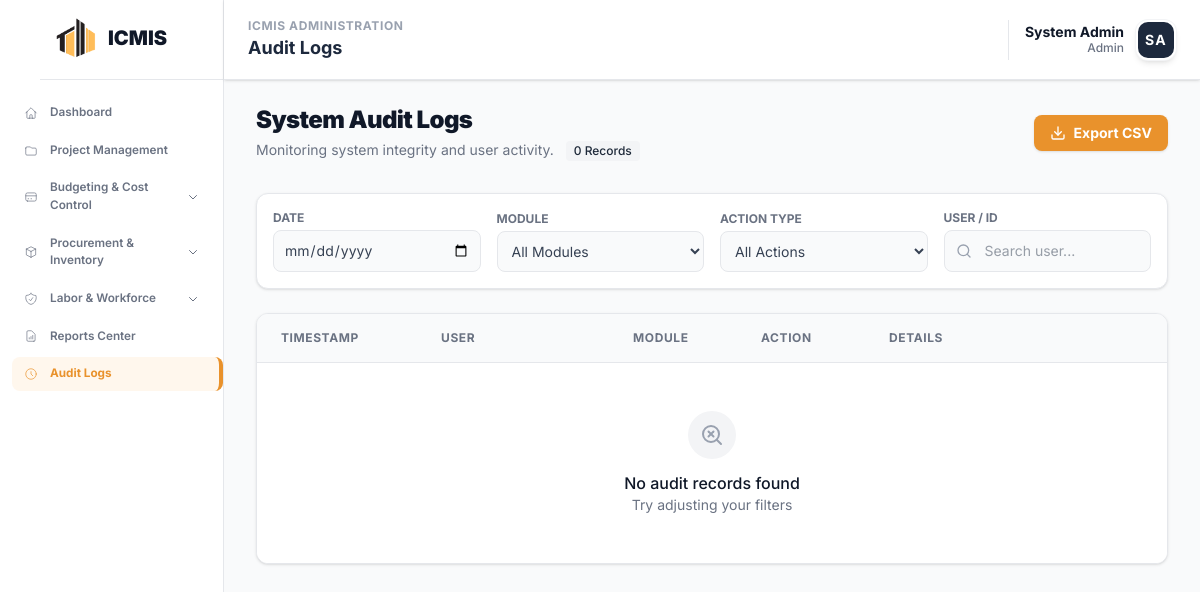
The app's page /modules/admin/audit_logs.php (signed in), older data.
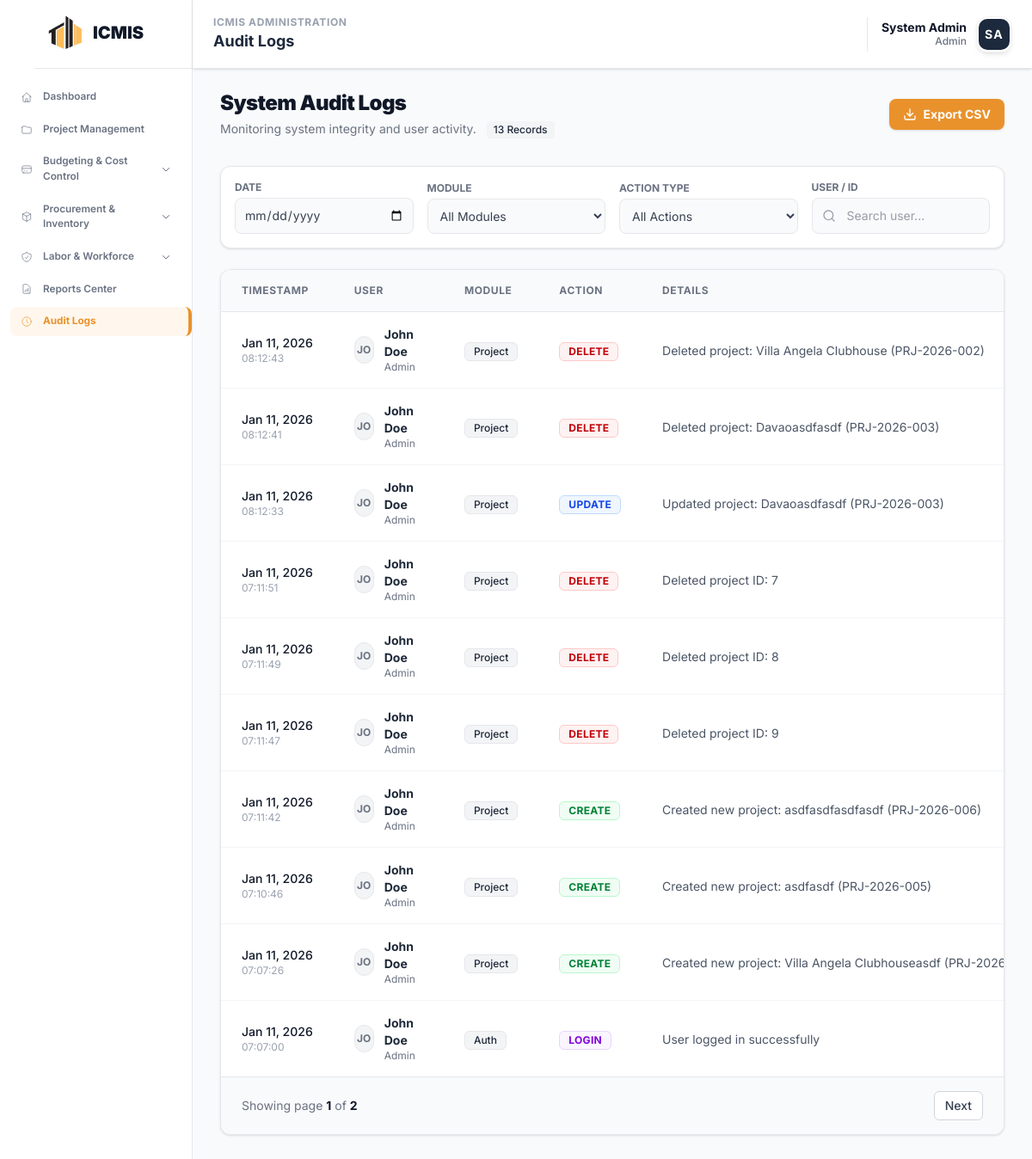
The same page, newer data.
### tables this page shows
CREATE TABLE `icmis_audit_logs` (
  `log_id` int UNSIGNED NOT NULL,
  `user_id` int DEFAULT NULL COMMENT 'Reference to icmis_users table',
  `user_name` varchar(100) DEFAULT 'System' COMMENT 'Cached username for faster display',
  `action` varchar(50) NOT NULL COMMENT 'Action type: CREATE, UPDATE, DELETE, LOGIN, LOGOUT, VIEW, EXPORT, APPROVE, REJECT',
  `module` varchar(50) NOT NULL COMMENT 'Module name: Project, Budget, Procurement, Workforce, Auth, Reports',
  `details` text COMMENT 'Human-readable description of the action',
  `record_id` int DEFAULT NULL COMMENT 'ID of the affected record (project_id, po_id, employee_id, etc.)',
  `ip_address` varchar(45) DEFAULT NULL COMMENT 'Client IP address (supports IPv6)',
  `user_agent` varchar(255) DEFAULT NULL COMMENT 'Browser/client user agent string',
  `created_at` timestamp NULL DEFAULT CURRENT_TIMESTAMP COMMENT 'Timestamp when the action occurred'
);

CREATE TABLE `icmis_users` (
  `user_id` int NOT NULL,
  `full_name` varchar(100) NOT NULL,
  `email` varchar(100) NOT NULL,
  `password` varchar(255) NOT NULL,
  `role` enum('Admin','Manager','Staff','Budget_Officer','Procurement_Officer') DEFAULT 'Staff',
  `avatar` varchar(255) DEFAULT NULL,
  `created_at` timestamp NULL DEFAULT CURRENT_TIMESTAMP
);

### modules/admin/audit_logs.php (the view, shortened to what the rows shown need)
<?php
$conn = new mysqli(DB_HOST, DB_USER, DB_PASS, DB_NAME);
$conn->set_charset("utf8mb4");
$per_page = 10;
$page = max(1, intval($_GET['page'] ?? 1));
$offset = ($page - 1) * $per_page;
$where_clauses = ["1=1"];
$params = [];
$types = "";
$where_sql = implode(" AND ", $where_clauses);
$sql = "SELECT al.*, u.full_name as username, u.role
    FROM icmis_audit_logs al
        LEFT JOIN icmis_users u ON al.user_id = u.user_id
        WHERE $where_sql
        ORDER BY al.created_at DESC
        LIMIT ? OFFSET ?";
$params[] = $per_page;
$params[] = $offset;
$types .= "ii";
$stmt = $conn->prepare($sql);
$stmt->bind_param($types, ...$params);
$stmt->execute();
$result = $stmt->get_result();
?>
<!DOCTYPE html>
<html lang="en">
<head>
    <?php include __DIR__ . '/../../includes/head_assetsv2.php'; ?>
</head>
<body class="bg-gray-50 text-slate-800">
    <?php include __DIR__ . '/../../includes/sidebar.php'; ?>
    <main class="ml-56 mt-18 p-8 transition-all duration-300 animate-fade-in">
        <div class="max-w-[90rem] mx-auto">
            <div class="flex flex-col md:flex-row justify-between items-start md:items-center gap-4 mb-8">
                <div>
                    <h1 class="text-2xl font-black text-gray-900 tracking-tight">System Audit Logs</h1>
                </div>
            </div>
            <div class="bg-white border border-gray-200 rounded-xl shadow-sm overflow-hidden">
                <div id="auditTableContainer" class="overflow-x-auto relative">
                    <table class="w-full text-left border-collapse">
                        <thead class="bg-gray-50 border-b border-gray-200">
                            <tr>
                                <th class="px-6 py-4 text-xs font-bold text-gray-500 uppercase tracking-wider w-40">Timestamp</th>
                                <th class="px-6 py-4 text-xs font-bold text-gray-500 uppercase tracking-wider w-48">User</th>
                                <th class="px-6 py-4 text-xs font-bold text-gray-500 uppercase tracking-wider w-32">Module</th>
                                <th class="px-6 py-4 text-xs font-bold text-gray-500 uppercase tracking-wider w-32">Action</th>
                                <th class="px-6 py-4 text-xs font-bold text-gray-500 uppercase tracking-wider">Details</th>
                            </tr>
                        </thead>
                        <tbody class="divide-y divide-gray-100 bg-white">
                            <?php if ($result->num_rows > 0): ?>
                                <?php while($row = $result->fetch_assoc()):
                                    $action_class = 'bg-gray-100 text-gray-800 border-gray-200';
                                    if (strpos($row['action'], 'CREATE') !== false) $action_class = 'bg-green-50 text-green-700 border-green-200';
                                    elseif (strpos($row['action'], 'UPDATE') !== false) $action_class = 'bg-blue-50 text-blue-700 border-blue-200';
                                    elseif (strpos($row['action'], 'DELETE') !== false) $action_class = 'bg-red-50 text-red-700 border-red-200';
                                    elseif (strpos($row['action'], 'LOGIN') !== false) $action_class = 'bg-purple-50 text-purple-700 border-purple-200';
                                    $details_raw = $row['details'];
                                    $details_short = mb_strimwidth($details_raw, 0, 60, "...");
                                ?>
                                <tr class="hover:bg-slate-50/50 transition-colors" role="button" tabindex="0" style="cursor:pointer;" onclick="viewPayload(this)" onkeydown="if(event.key==='Enter') viewPayload(this)" data-payload="<?= htmlspecialchars($details_raw) ?>">
                                    <td class="px-6 py-4 whitespace-nowrap">
                                        <p class="text-sm font-medium text-gray-900"><?= date('M j, Y', strtotime($row['created_at'])) ?></p>
                                        <p class="text-xs text-gray-400 font-mono"><?= date('H:i:s', strtotime($row['created_at'])) ?></p>
                                    </td>
                                    <td class="px-6 py-4">
                                        <div class="flex items-center gap-3">
                                            <div class="w-8 h-8 rounded-full bg-gray-100 flex items-center justify-center text-gray-500 text-xs font-bold border border-gray-200">
                                                <?= strtoupper(substr($row['username'] ?? 'S', 0, 2)) ?>
                                            </div>
                                            <div>
                                                <p class="text-sm font-bold text-gray-800"><?= htmlspecialchars($row['username'] ?? 'System') ?></p>
                                                <p class="text-xs text-gray-500"><?= ucfirst(strtolower($row['role'] ?? 'System')) ?></p>
                                            </div>
                                        </div>
                                    </td>
                                    <td class="px-6 py-4">
                                        <span class="inline-flex items-center px-2.5 py-0.5 rounded-md text-xs font-medium bg-gray-100 text-gray-800 border border-gray-200">
                                            <?= htmlspecialchars($row['module']) ?>
                                        </span>
                                    </td>
                                    <td class="px-6 py-4">
                                        <span class="inline-flex items-center px-2.5 py-0.5 rounded-md text-xs font-bold border uppercase tracking-wide <?= $action_class ?>">
                                            <?= htmlspecialchars($row['action']) ?>
                                        </span>
                                    </td>
                                    <td class="px-6 py-4">
                                        <span class="text-sm text-gray-600 font-mono truncate max-w-[200px]"><?= htmlspecialchars($details_short) ?></span>
                                    </td>
                                </tr>
                                <?php endwhile; ?>
                            <?php endif; ?>
                        </tbody>
                    </table>
                </div>
            </div>
        </div>
    </main>
</body>
</html>

Row changes from the older to the newer data that the page shows:
added icmis_audit_logs: created_at "Jan 11, 2026", created_at "08:12:43", user.full_name "JO", user.full_name "John Doe", user.role "Admin", module "Project", action "DELETE", details "Deleted project: Villa Angela Clubhouse (PRJ-2026-002)"
added icmis_audit_logs: created_at "Jan 11, 2026", created_at "08:12:41", user.full_name "JO", user.full_name "John Doe", user.role "Admin", module "Project", action "DELETE", details "Deleted project: Davaoasdfasdf (PRJ-2026-003)"
added icmis_audit_logs: created_at "Jan 11, 2026", created_at "08:12:33", user.full_name "JO", user.full_name "John Doe", user.role "Admin", module "Project", action "UPDATE", details "Updated project: Davaoasdfasdf (PRJ-2026-003)"
added icmis_audit_logs: created_at "Jan 11, 2026", created_at "07:11:51", user.full_name "JO", user.full_name "John Doe", user.role "Admin", module "Project", action "DELETE", details "Deleted project ID: 7"
added icmis_audit_logs: created_at "Jan 11, 2026", created_at "07:11:49", user.full_name "JO", user.full_name "John Doe", user.role "Admin", module "Project", action "DELETE", details "Deleted project ID: 8"
added icmis_audit_logs: created_at "Jan 11, 2026", created_at "07:11:47", user.full_name "JO", user.full_name "John Doe", user.role "Admin", module "Project", action "DELETE", details "Deleted project ID: 9"
added icmis_audit_logs: created_at "Jan 11, 2026", created_at "07:11:42", user.full_name "JO", user.full_name "John Doe", user.role "Admin", module "Project", action "CREATE", details "Created new project: asdfasdfasdfasdf (PRJ-2026-006)"
added icmis_audit_logs: created_at "Jan 11, 2026", created_at "07:10:46", user.full_name "JO", user.full_name "John Doe", user.role "Admin", module "Project", action "CREATE", details "Created new project: asdfasdf (PRJ-2026-005)"
added icmis_audit_logs: created_at "Jan 11, 2026", created_at "07:07:26", user.full_name "JO", user.full_name "John Doe", user.role "Admin", module "Project", action "CREATE", details "Created new project: Villa Angela Clubhouseasdf…"
added icmis_audit_logs: created_at "Jan 11, 2026", created_at "07:07:00", user.full_name "JO", user.full_name "John Doe", user.role "Admin", module "Auth", action "LOGIN", details "User logged in successfully"
Text that changed along with them:
$total_rows: "0" → "13"
$page: (not shown) → "1"
$total_pages: (not shown) → "2"
text no longer shown: "No audit records found Try adjusting your filters"
text now shown: "Showing page of Next"
